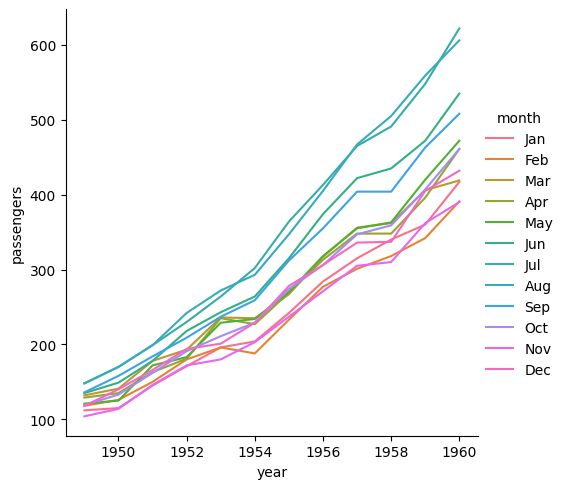

Recreate this plot in Python.
import seaborn as sns
import matplotlib.pyplot as plt

flights = sns.load_dataset("flights")
g = sns.relplot(data=flights, x="year", y="passengers", kind="line", hue="month")
g.savefig('demo22') # 路径
plt.savefig('demo221.png')
# plt.show()
from seaborn.axisgrid import FacetGrid